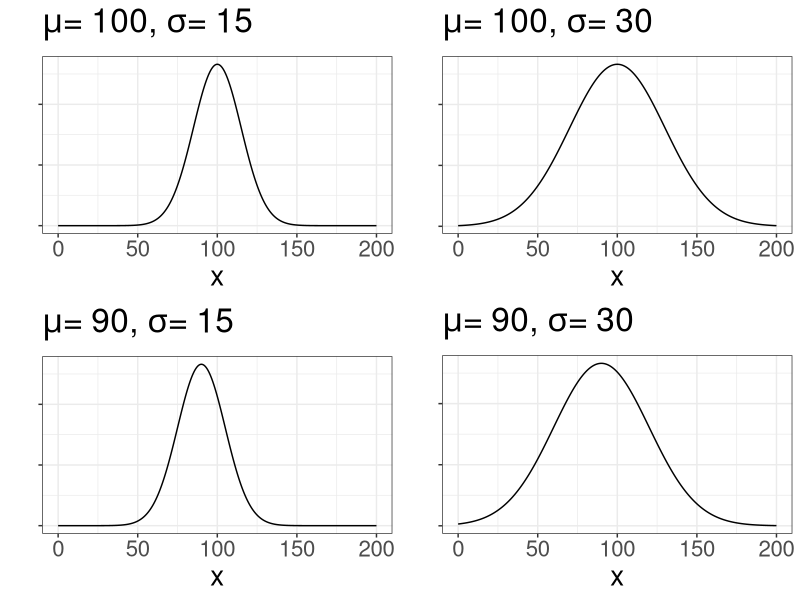

Generate this figure with R:
## ---- chunk 1
library(ggplot2)
library(gridExtra)
## ---- chunk 2
x_i <- c(7, 7.5, 8, 5.5, 10, 7.2, 7, 8, 9, 8)
## ---- chunk 3
mean(x_i)
## ---- chunk 4
length(sleep)
## ---- chunk 5
sd(x_i)
## ---- chunk 6
var(x_i)
## ---- chunk 7

p1 <- 
  ggplot(data = data.frame(x = c(0, 200)), 
         aes(x)) +
  stat_function(fun = dnorm, n = 1001, args = list(mean = 100, sd = 15)) + 
  ylab("") +
    labs(title = expression(paste(mu, "= 100,", " ", sigma, "= 15")))+
  theme_bw() +
  theme(axis.text.y = element_blank(),
        text = element_text(size = 20)) 

p2 <- 
  ggplot(data = data.frame(x = c(0, 200)), 
         aes(x)) +
  stat_function(fun = dnorm, n = 1001, args = list(mean = 100, sd = 30)) + 
  ylab("") +
    labs(title = expression(paste(mu, "= 100,", " ", sigma, "= 30")))+
  theme_bw() +
  theme(axis.text.y = element_blank(),
        text = element_text(size = 20)) 

p3 <- 
  ggplot(data = data.frame(x = c(0, 200)), 
         aes(x)) +
  stat_function(fun = dnorm, n = 1001, args = list(mean = 90, sd = 15)) + 
  ylab("") +
  labs(title = expression(paste(mu, "= 90,", " ", sigma, "= 15")))+
  theme_bw() +
  theme(axis.text.y = element_blank(),
        text = element_text(size = 20)) 


p4 <- 
  ggplot(data = data.frame(x = c(0, 200)), 
         aes(x)) +
  stat_function(fun = dnorm, n = 1001, args = list(mean = 90, sd = 30)) + 
  ylab("") +
  labs(title = expression(paste(mu, "= 90,", " ", sigma, "= 30"))) +
  theme_bw() +
  theme(axis.text.y = element_blank(),
        text = element_text(size = 20)) 

grid.arrange(p1, p2, p3, p4, ncol = 2, nrow = 2)
